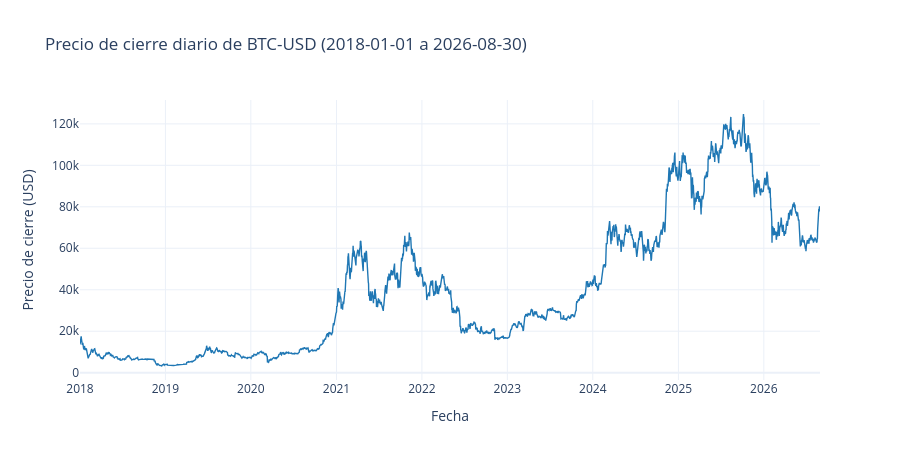

The cell this chart's notebook holds for it:
### Markdown cell above
---

# 8. Análisis exploratorio

### 🎯 ¿Qué queremos hacer?
Mirar la serie antes de modelarla: forma general, cambios de régimen, volatilidad y actividad.

### 🧠 ¿Por qué lo hacemos?
La elección del modelo debería seguir a la observación, no al revés. De esta exploración saldrán
decisiones concretas: si la tendencia es lineal o necesita quiebres, si hay estacionalidad visible y
si la variabilidad crece con el nivel (lo que inclinaría la balanza hacia una estacionalidad
*multiplicativa*).

## 8.1 Precio histórico de cierre

### Code cell
fig = go.Figure()
fig.add_trace(
    go.Scatter(
        x=df["Date"], y=df["Close"],
        mode="lines", name="Cierre BTC-USD",
        line=dict(color="#1f77b4", width=1.4),
        hovertemplate="%{x|%d %b %Y}<br>%{y:$,.0f}<extra></extra>",
    )
)
fig.update_layout(
    title=f"Precio de cierre diario de {TICKER} ({FECHA_INICIO} a {FECHA_FIN})",
    xaxis_title="Fecha", yaxis_title="Precio de cierre (USD)",
    template="plotly_white", height=460, hovermode="x unified",
)
fig.show()

### Figure 1 — Plotly figure (JSON) as saved in the notebook; plotly's stock layout.template omitted (floating-point values rounded to 4 significant figures; data arrays with more than 128 entries replaced by an {"elided": "..."} marker saying what was removed)
{"data": [{"hovertemplate": "%{x|%d %b %Y}<br>%{y:$,.0f}<extra></extra>", "line": {"color": "#1f77b4", "width": 1.4}, "mode": "lines", "name": "Cierre BTC-USD", "type": "scatter", "x": {"elided": "3163 str values"}, "y": {"elided": "3163 float values"}}], "layout": {"height": 460, "hovermode": "x unified", "title": {"text": "Precio de cierre diario de BTC-USD (2018-01-01 a 2026-08-30)"}, "xaxis": {"title": {"text": "Fecha"}}, "yaxis": {"title": {"text": "Precio de cierre (USD)"}}}}
